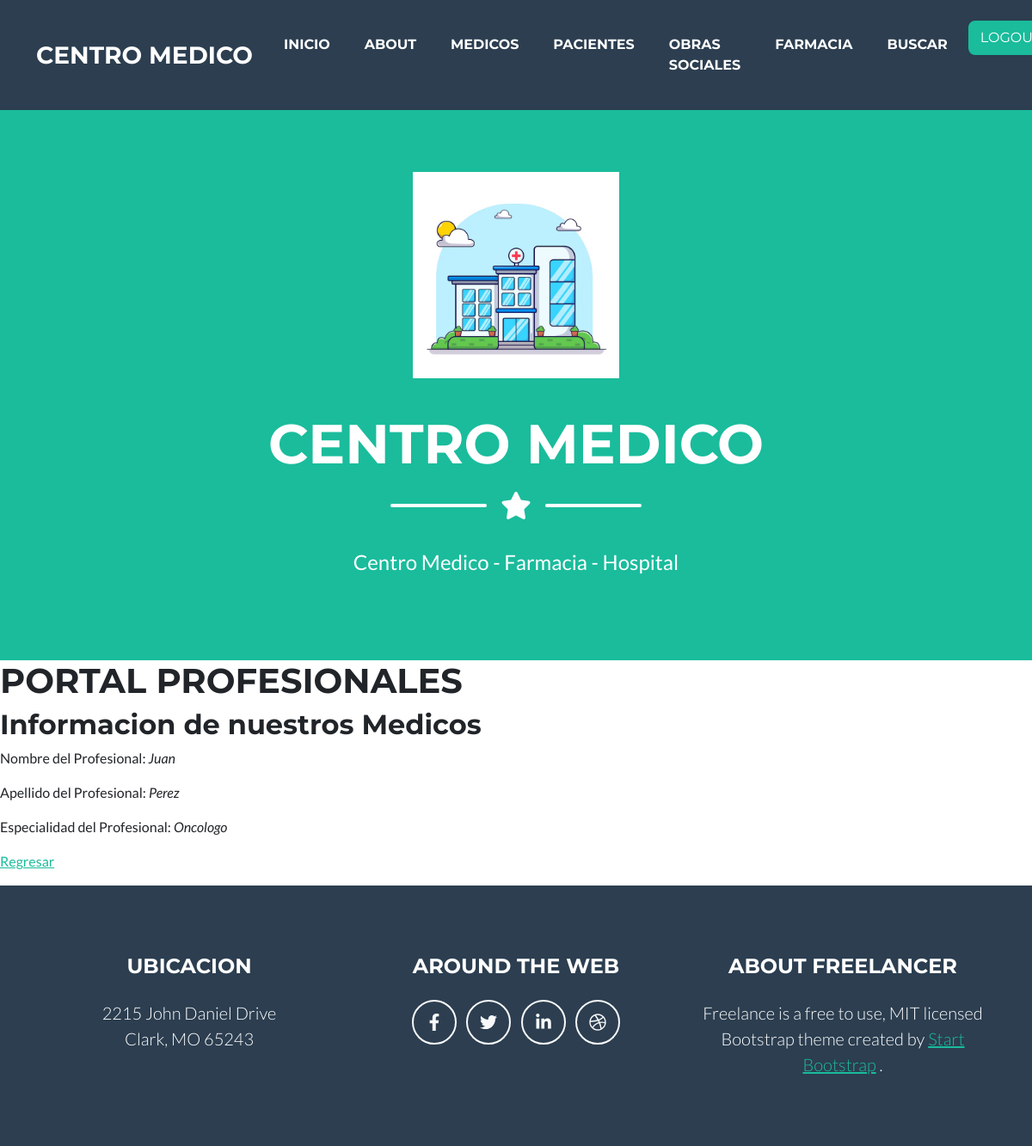
Screenshot of /medico_detail/1/ (signed in) with the database file from the repository.
### centromed/models.py (models this page shows, shortened)
class Medico(models.Model):
    nombre= models.CharField(max_length=20)
    apellido= models.CharField(max_length=20)
    matricula = models.IntegerField()
    especialidad= models.CharField (max_length=20)
    email= models.EmailField()

### centromed/views.py (the view)
# urls.py: path("medico_detail/<pk>/", MedicoDetailView.as_view(), name= "medico_detail"),
class MedicoDetailView(LoginRequiredMixin, DetailView):
    model= Medico
    template_name= "centromed/medico_detail.html"

### centromed/templates/centromed/medico_detail.html (shortened to what this page needs)
{% extends 'centromed/base.html' %}
{% block mutable %}
    <h1>PORTAL PROFESIONALES</h1>
    <h2>Informacion de nuestros Medicos</h2>
    <p>Nombre del Profesional: <i>{{medico.nombre}}</i></p>
    <p>Apellido del Profesional: <i>{{medico.apellido}}</i></p>
    <p>Especialidad del Profesional: <i>{{medico.especialidad}}</i></p>
    <p>
        <a href="{% url 'medico_lista' %}">Regresar</a>
    </p>
{% endblock %}

### rows the page displays
Medico: nombre "Juan", apellido "Perez", especialidad "Oncologo"
